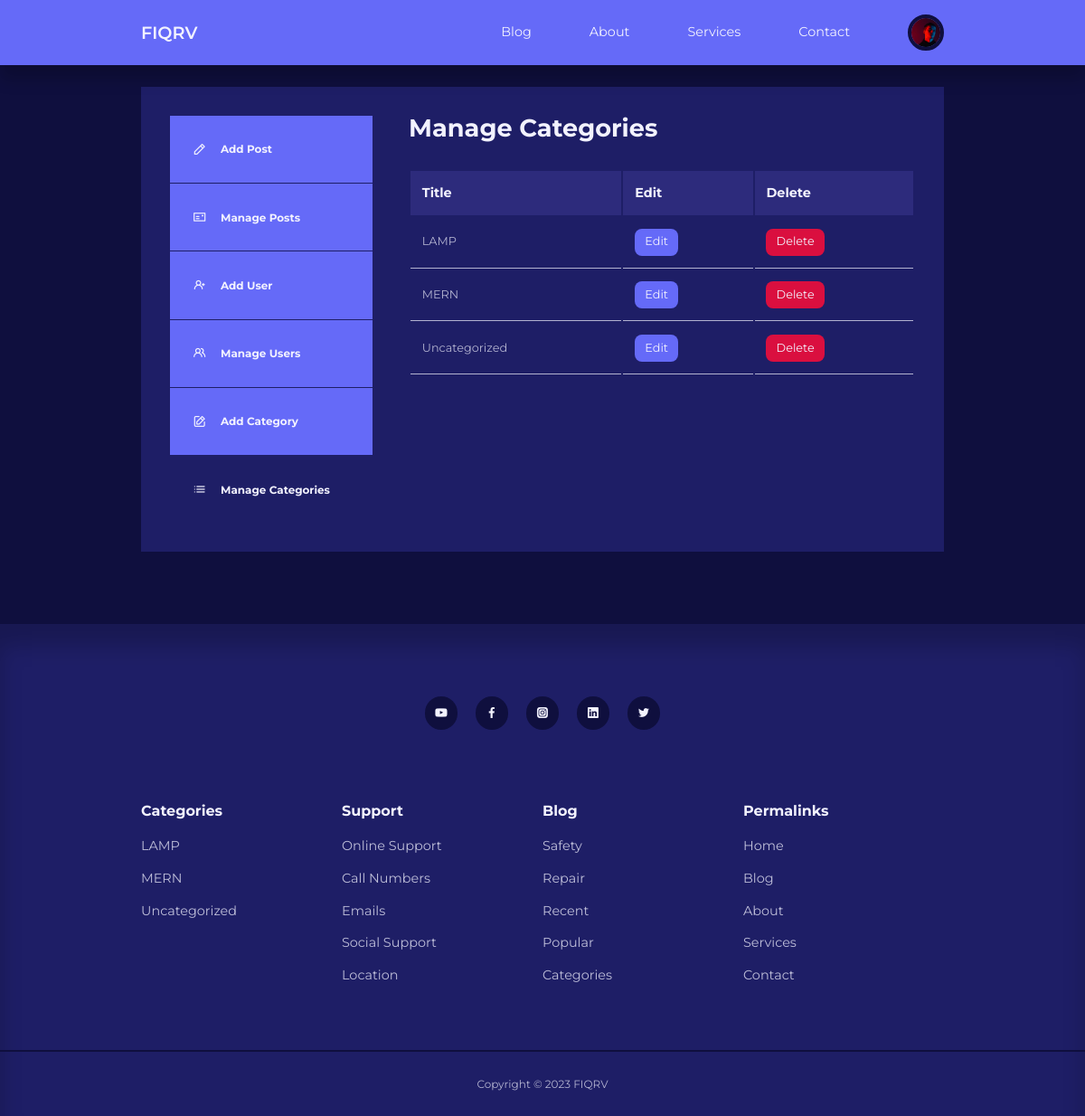
/admin/manage-categories.php (signed in), run on the app's committed database.
### tables this page shows
CREATE TABLE `users` (
  `id` int(11) UNSIGNED NOT NULL,
  `firstname` varchar(50) NOT NULL,
  `lastname` varchar(50) NOT NULL,
  `username` varchar(50) NOT NULL,
  `email` varchar(100) NOT NULL,
  `password` varchar(255) NOT NULL,
  `avatar` varchar(255) NOT NULL,
  `is_admin` tinyint(1) NOT NULL
);

CREATE TABLE `categories` (
  `id` int(11) UNSIGNED NOT NULL,
  `title` varchar(50) NOT NULL,
  `description` text NOT NULL
);

### admin/partials/header.php (called while the page is built, shortened)
<?php
require '../partials/header.php';

### admin/manage-categories.php (the view, shortened to what this page needs)
<?php
include 'partials/header.php';
$query = "SELECT * FROM categories ORDER BY title";
$categories = mysqli_query($connection, $query);
?>
<section class="dashboard">
    <div class="container dashboard__container">
        <aside>
            <ul>
                <li>
                    <a href="add-post.php">
                        <i class="uil uil-pen"></i>
                        <h5>Add Post</h5>
                    </a>
                </li>
                <li>
                    <a href="index.php">
                        <i class="uil uil-postcard"></i>
                        <h5>Manage Posts</h5>
                    </a>
                </li>
                <?php if(isset($_SESSION['user_is_admin'])) : ?>
                <li>
                    <a href="add-user.php">
                        <i class="uil uil-user-plus"></i>
                        <h5>Add User</h5>
                    </a>
                </li>
                <li>
                    <a href="manage-users.php">
                        <i class="uil uil-users-alt"></i>
                        <h5>Manage Users</h5>
                    </a>
                </li>
                <li>
                    <a href="add-category.php">
                        <i class="uil uil-edit"></i>
                        <h5>Add Category</h5>
                    </a>
                </li>
                <li>
                    <a href="manage-categories.php" class="active">
                        <i class="uil uil-list-ul"></i>
                        <h5>Manage Categories</h5>
                    </a>
                </li>
                <?php endif?>
            </ul>
        </aside>
        <main>
            <h2>Manage Categories</h2>
            <?php if(mysqli_num_rows($categories) > 0) :?>
            <table>
                <thead>
                    <tr>
                        <th>Title</th>
                        <th>Edit</th>
                        <th>Delete</th>
                    </tr>
                </thead>
                <tbody>
                <?php while($category = mysqli_fetch_assoc($categories)) : ?>
                    <tr>
                        <td><?=$category['title']?></td>
                        <td><a href="edit-category.php?id=<?=$category['id']?>" class="btn sm">Edit</a></td>
                        <td><a href="delete-category.php?id=<?=$category['id']?>" class="btn sm danger">Delete</a></td>
                    </tr>
                <?php endwhile; ?>
                </tbody>
            </table>
            <?php else :?>
            <div class="alert__message error">
                <p><?= "No categories found"?></p>
            </div>
            <?php endif?>
        </main>
    </div>
</section>
<?php
include '../partials/footer.php';
?>

### partials/header.php (shortened to what this page needs)
<?php
require 'config/database.php';
if(isset($_SESSION['user-id'])){
    $id = filter_var($_SESSION['user-id'], FILTER_SANITIZE_NUMBER_INT);
    $query = "SELECT avatar FROM users WHERE id=$id";
    $result = mysqli_query($connection, $query);
    $avatar = mysqli_fetch_assoc($result);
}
?>
<!DOCTYPE html>
<html lang="en">
<head>
    <link rel="stylesheet" href="<?= ROOT_URL?>css/style.css">
    <link rel="stylesheet" href="https://unicons.iconscout.com/release/v4.0.0/css/line.css">
</head>
<body>
    <nav>
        <div class="container nav__container">
            <a href="<?= ROOT_URL?>index.php" class="nav__logo">FIQRV</a>
            <ul class="nav__items">
                <li><a href="<?= ROOT_URL?>blog.php">Blog</a></li>
                <li><a href="<?= ROOT_URL?>about.php">About</a></li>
                <li><a href="<?= ROOT_URL?>services.php">Services</a></li>
                <li><a href="<?= ROOT_URL?>contact.php">Contact</a></li>
                <?php if(isset($_SESSION['user-id'])) : ?>
                <li class="nav__profile">
                    <div class="avatar">
                        <img src="<?= ROOT_URL . 'images/' . $avatar['avatar']?>">
                    </div>
                </li>
                <?php else :?>
                <li><a href="<?= ROOT_URL?>signin.php">Signin</a></li>
                <?php endif?>
            </ul>
        </div>
    </nav>

### partials/footer.php (shortened to what this page needs)
<?php
$categories_query = "SELECT * FROM categories ORDER BY title";
$categories = mysqli_query($connection, $categories_query);
?>
<footer>
        <div class="footer__socials">
            <a href="https://youtube.com" target="_blank"><i class="uil uil-youtube"></i></a>
            <a href="https://facebook.com" target="_blank"><i class="uil uil-facebook-f"></i></a>
            <a href="https://instagram.com" target="_blank"><i class="uil uil-instagram-alt"></i></a>
            <a href="https://linkedin.com" target="_blank"><i class="uil uil-linkedin"></i></a>
            <a href="https://twitter.com" target="_blank"><i class="uil uil-twitter"></i></a>
        </div>
        <div class="container footer__container">
            <article>
                <h4>Categories</h4>
                <?php if(mysqli_num_rows($categories) > 0) :?>
                <ul>
                    <?php while($category = mysqli_fetch_assoc($categories)) : ?>
                    <li><a href="<?= ROOT_URL ?>category-posts.php?id=<?=$category['id']?>"><?=$category['title']?></a></li>
                    <?php endwhile; ?>
                </ul>
                <?php else :?>
                <div class="alert__message error">
                    <p><?= "No categories found"?></p>
                </div>
                <?php endif?>
            </article>
            <article>
                <h4>Support</h4>
                <ul>
                    <li><a href="">Online Support</a></li>
                    <li><a href="">Call Numbers</a></li>
                    <li><a href="">Emails</a></li>
                    <li><a href="">Social Support</a></li>
                    <li><a href="">Location</a></li>
                </ul>
            </article>
            <article>
                <h4>Blog</h4>
                <ul>
                    <li><a href="">Safety</a></li>
                    <li><a href="">Repair</a></li>
                    <li><a href="">Recent</a></li>
                    <li><a href="">Popular</a></li>
                    <li><a href="">Categories</a></li>
                </ul>
            </article>
            <article>
                <h4>Permalinks</h4>
                <ul>
                    <li><a href="<?= ROOT_URL?>index.php">Home</a></li>
                    <li><a href="<?= ROOT_URL?>blog.php">Blog</a></li>
                    <li><a href="<?= ROOT_URL?>about.php">About</a></li>
                    <li><a href="<?= ROOT_URL?>services.php">Services</a></li>
                    <li><a href="<?= ROOT_URL?>contact.php">Contact</a></li>
                </ul>
            </article>
        </div>
        <div class="footer__copyright">
            <small>Copyright &copy; 2023 FIQRV</small>
        </div>
    </footer>
</body>
</html>

### css/style.css (style rules this page uses)
:root { --color-primary:#656af8; --color-primary-light:hsl(242, 91%, 69%, 18%); --color-primary-variant:#5854c7; --color-red:#da0f3f; --color-red-light:hsl(346, 87%, 46%, 15%); --color-green:#00c476; --color-green-light:hsl(156, 100%, 38%, 15%); --color-gray-900:#1e1e66; --color-gray-700:#2d2b7c; --color-gray-300:rgba(242, 242, 254, 0.3); --color-gray-200:rgba(242, 242, 254, 0.7); --color-white:#f2f2fe; --color-bg:#0f0f3e; ---transition: all 300ms ease; --container-width-lg: 74%; --container-width-md: 88%; --form-width: 40%; --card-border-radius-1: 0.3rem; --card-border-radius-2: 0.5rem; --card-border-radius-3: 0.8rem; --card-border-radius-4: 2rem; --card-border-radius-5: 5rem; }
* { margin: 0; padding: 0; outline: 0; border: 0; appearance: 0; list-style: none; text-decoration: none; box-sizing: border-box; }
body { font-family: 'Montserrat', sans-serif; line-height: 1.6; color: var(--color-gray-200); overflow-x: hidden; background: var(--color-bg); font-size: 0.9rem; }
.container { width: var(--container-width-lg); max-width: 1800px; margin-inline: auto; }
section { margin-top: 3rem; width: 100vw; }
h1, h2, h3, h4, h5 { color: var(--color-white); line-height: 1.3; }
h2 { font-size: 1.7rem; margin: 1rem 0; }
h4 { font-size: 1rem; }
a { color: var(--color-white); transition: var(---transition); }
img { display: block; width: 100%; object-fit: cover; }
nav { background: var(--color-primary); width: 100vw; height: 4.5rem; position: fixed; top: 0; z-index: 10; box-shadow: 0 1rem 1rem rgba(0, 0, 0, 0.2); }
.nav__container { height: 100%; display: flex; align-items: center; justify-content: space-between; }
.avatar { width: 2.5rem; height: 2.5rem; border-radius: 50%; overflow: hidden; border: 0.3rem solid var(--color-bg); }
.nav__logo { font-weight: 600; font-size: 1.2rem; }
.nav__items { display: flex; align-items: center; gap: 4rem; }
.nav__profile { position: relative; cursor: pointer; }
footer { background: var(--color-gray-900); padding: 5rem 0 0; box-shadow: inset 0 1.5rem 1.5rem rgba(0, 0, 0, 0.2); }
.footer__socials { margin-inline: auto; width: fit-content; margin-bottom: 5rem; display: flex; justify-content: space-between; align-items: center; gap: 1.2rem; }
.footer__socials a { background: var(--color-bg); border-radius: 50%; width: 2.3rem; height: 2.3rem; display: flex; align-items: center; justify-content: center; }
.footer__container { display: grid; grid-template-columns: repeat(4, 1fr) }
footer h4 { color: var(--color-white); margin-bottom: 0.6rem; }
footer ul li { padding: 0.4rem 0; }
footer ul a { opacity: 0.75; }
.footer__copyright { text-align: center; padding: 1.5rem 0; border-top: 2px solid var(--color-bg); margin-top: 4rem; }
.btn { display: inline-block; width: fit-content; padding: 0.6rem 1.2rem; background-color: var(--color-primary); border-radius: var(--card-border-radius-2); cursor: pointer; transition: var(---transition); color: var(--color-white); }
.btn.sm { padding: 0.3rem 0.7rem; font-size: 0.8rem; }
.btn.danger { background: var(--color-red); }
.dashboard { margin-top: 6rem; }
.dashboard__container { display: grid; grid-template-columns: 14rem auto; gap: 1rem; background: var(--color-gray-900); padding: 2rem; margin-bottom: 5rem; }
.dashboard aside a { background-color: var(--color-primary); display: flex; gap: 1rem; align-items: center; padding: 1.6rem; }
.dashboard aside ul li:not(:last-child) a { border-bottom: 1px solid var(--color-gray-900); }
.dashboard aside a.active { background-color: var(--color-gray-900); }
.dashboard main { margin-left: 1.5rem; }
.dashboard main h2 { margin: 0 0 2rem 0; line-height: 1; }
.dashboard main table { width: 100%; text-align: left; }
.dashboard main table th { background: var(--color-gray-700); padding: 0.8rem; color: var(--color-white); }
.dashboard main table td { padding: 0.8rem; border-bottom: 1px solid var(--color-gray-200); font-size: 0.8rem; }

### data on the page
users: avatar (picture)
categories: title "LAMP"
categories: title "MERN"
categories: title "Uncategorized"
